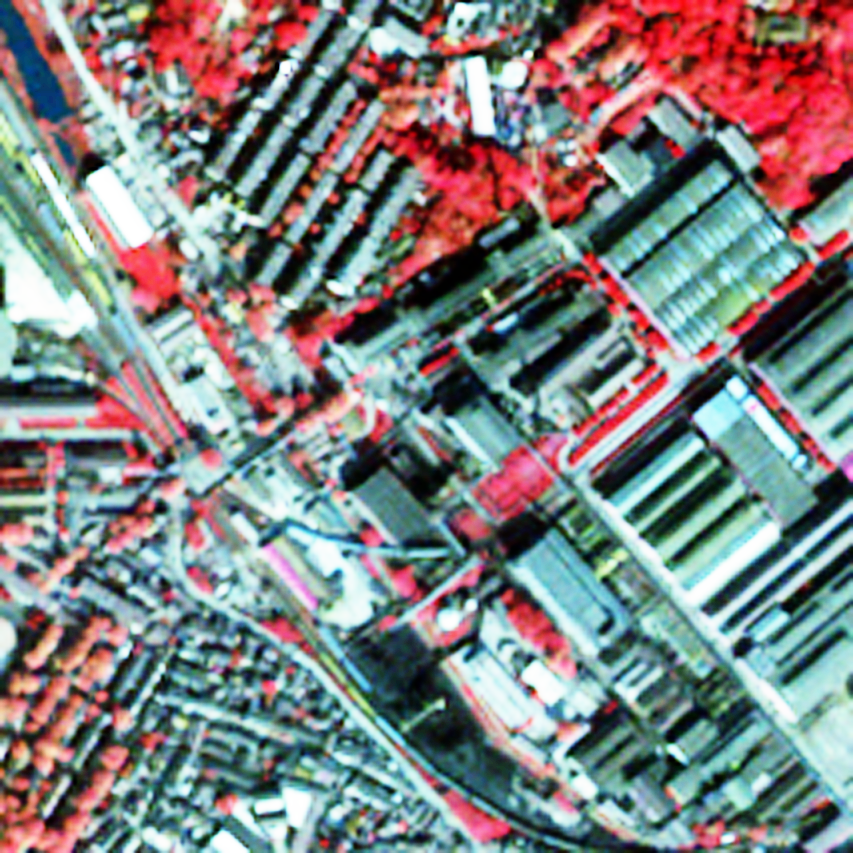
#> input picture week10/mul_input.tif, 853 x 853 px
$ python MyPCA.py
#> lines starting #> are read from the running program, lines starting #| are printed output that depends on the picture
#> further down, mul is the input picture: shape (853, 853, 3); mean B, G, R 129.7, 129.6, 129.1
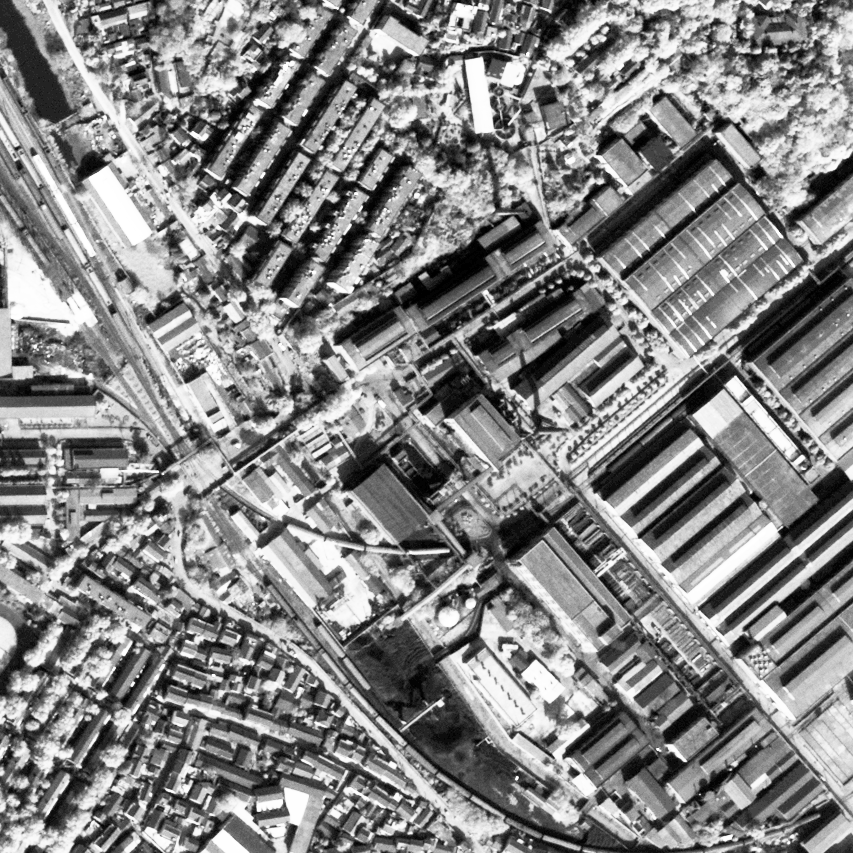
#> input picture week10/pan_input.tif, 853 x 853 px
#> further down, pan is the input picture: shape (853, 853); min 0, max 255, mean 131.9
import cv2
import numpy as np
import matplotlib.pyplot as plt

def myPCA(mul, pan):
    mul = np.float64(mul)
    pan = np.float64(pan)
    dst = np.zeros(mul.shape, dtype=np.uint8)

    # 步骤一 矩阵向量化 ravel()
    row, col, dim = mul.shape
#> row = 853; col = 853; dim = 3
    temp = np.zeros((row * col, dim), dtype = np.float32)
    for i in range(dim):
        temp[:, i] = (mul[:, :, i]).ravel()

    # 步骤二 求图像数组的协方差矩阵 np.dot()
    mean = np.mean(temp,axis=0)
#> mean = [129.7, 129.6, 129]
    newData = temp - mean
    M = np.dot(newData.T, newData)/(row * col-1)
#> M = [[5348, 5154.3, 3194.9], [5154.3, 5344.8, 3102.7], [3194.9, 3102.7, 5375.6]]

    # 步骤三 计算特征值和特征向量 np.linalg.eig()
    eigVals, eigVects = np.linalg.eig(M)
#> eigVals = [13076, 190.8, 2801.5]; eigVects = [[-0.614, -0.713, -0.339], [-0.61, 0.701, -0.369], [-0.501, 0.0198, 0.865]]

    # 步骤四 选择特征向量组成变换矩阵 np.argsort()
    eigIndice = np.argsort(eigVals)
#> eigIndice = [1, 2, 0]
    neig = eigIndice[-1:-dim-1:-1]
#> neig = [0, 2, 1]
    nvec = eigVects[:,neig]
#> nvec = [[-0.614, -0.339, -0.713], [-0.61, -0.369, 0.701], [-0.501, 0.865, 0.0198]]

    # 步骤五 计算主成分分析后的图像 np.dot()
    pca = np.dot(newData, nvec)

    #步骤六 替换第一分量
    pca[:,0] = pan.ravel()

    #步骤七 逆变换
    inverse = np.dot(pca, nvec.T)
    meanres = mean[neig]
#> meanres = [129.7, 129, 129.6]
    inverse = inverse + meanres

    temp = np.zeros(mul.shape, dtype=np.float64)
    for i in range(3):
        temp[:, :, i] = (inverse[:, i]).reshape(row, col)
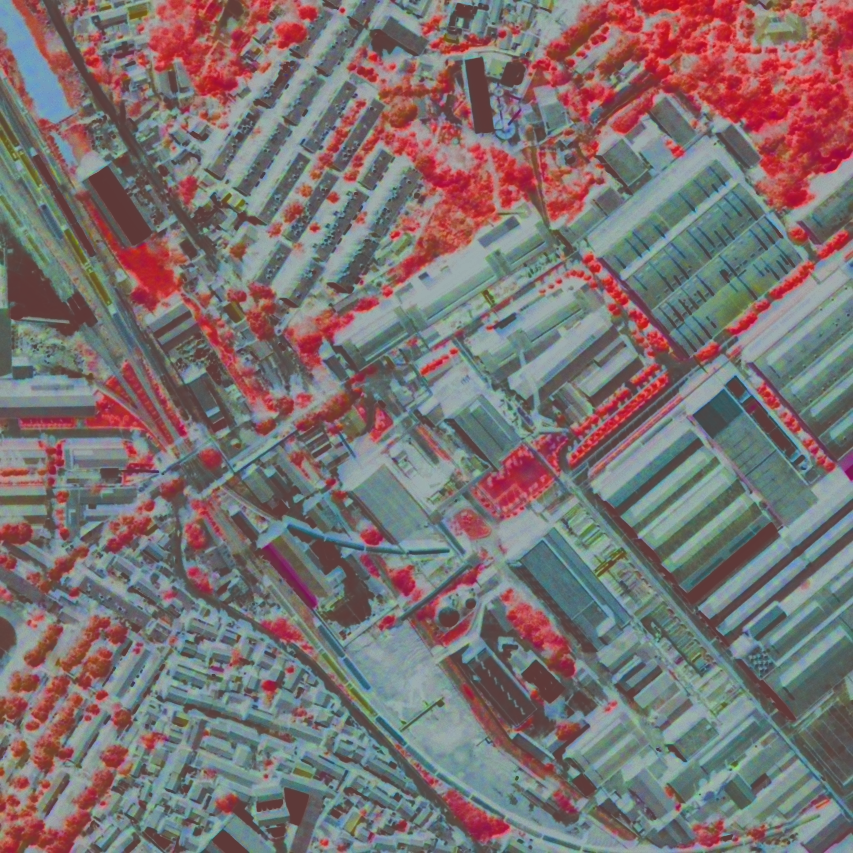
#> temp: shape (853, 853, 3) float64; mean of channels 0, 1, 2 48.7, 48.5, 63.6; drawn with min black and max white

    # 转换到8位整型数据
    for i in range(dim):
        imax = np.max(temp[:, :, i])
        imin = np.min(temp[:, :, i])
        dst[:, :, i] = np.uint8(255.0 / (imax - imin + 0.0000001) * (temp[:, :, i] - imin))
#> this loop made 3 passes
#> (imax, imin) on passes 1 to 3: (183.8, -90.6), (192.6, -114.9), (251.2, -78.15)
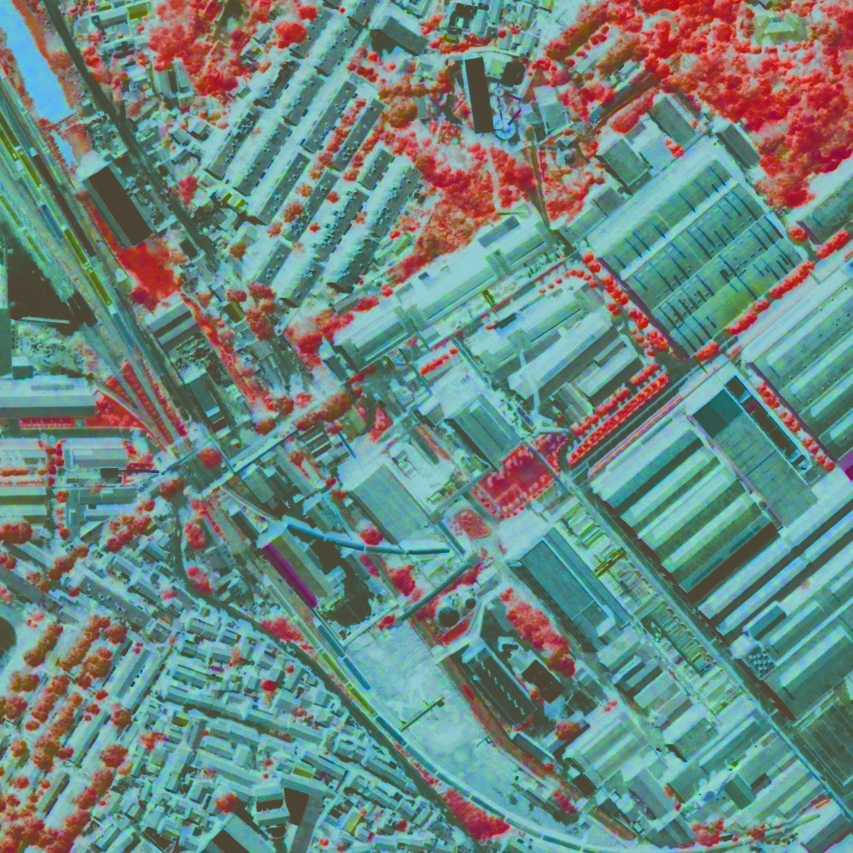
#> dst: shape (853, 853, 3); mean of channels 0, 1, 2 129, 135, 109.2; drawn as B, G, R

    #直方图均衡化
    for i in range(dim):
        dst[:, :, i] = cv2.equalizeHist(dst[:, :, i])
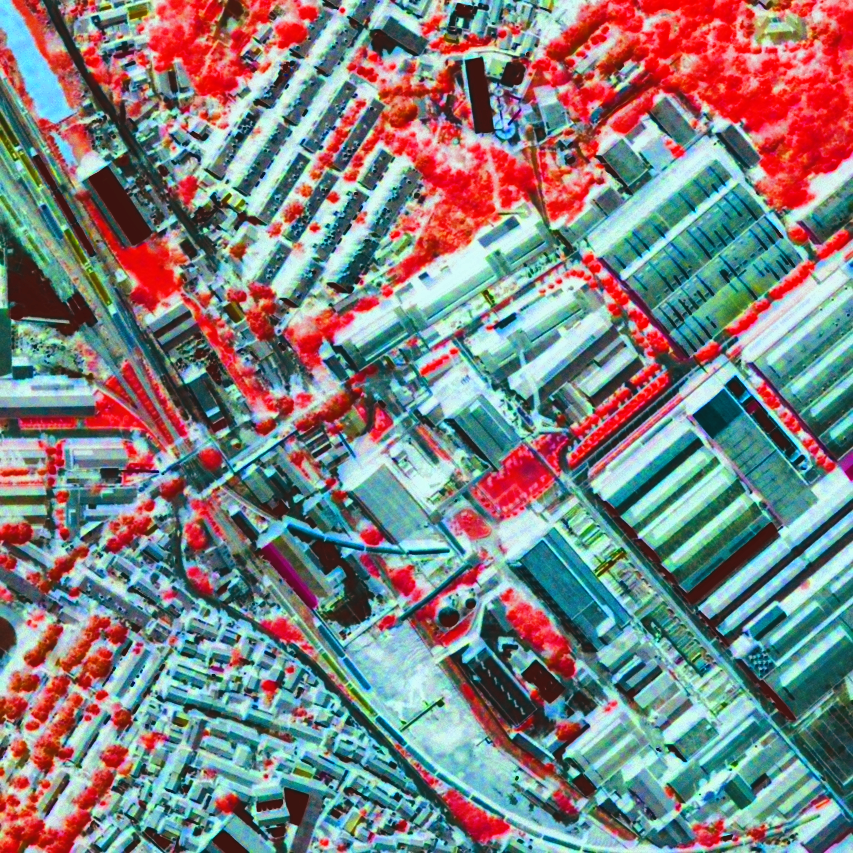
#> dst: shape (853, 853, 3); mean of channels 0, 1, 2 128.2, 128.3, 128.5; drawn as B, G, R

    return dst


mul = cv2.imread('mul_input.tif', cv2.IMREAD_COLOR)
pan = cv2.imread('pan_input.tif', cv2.IMREAD_GRAYSCALE)

dst = myPCA(mul, pan)
plt.hist(dst[:,:,0].ravel(),64,(0,256))
plt.show()
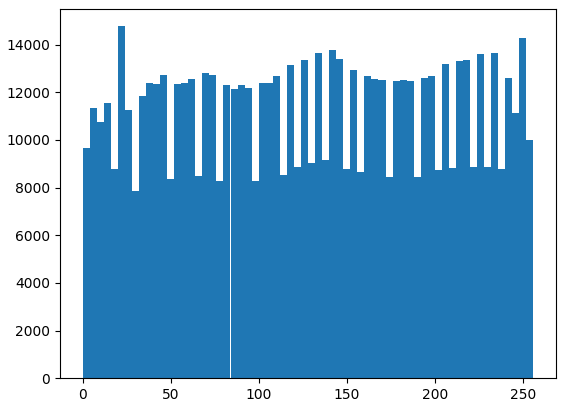
#> figure drawn by matplotlib, 1 panel; tallest bar 14770 high, from x = 20 to 24

cv2.imshow('pca_merge', dst)
cv2.waitKey(0)
